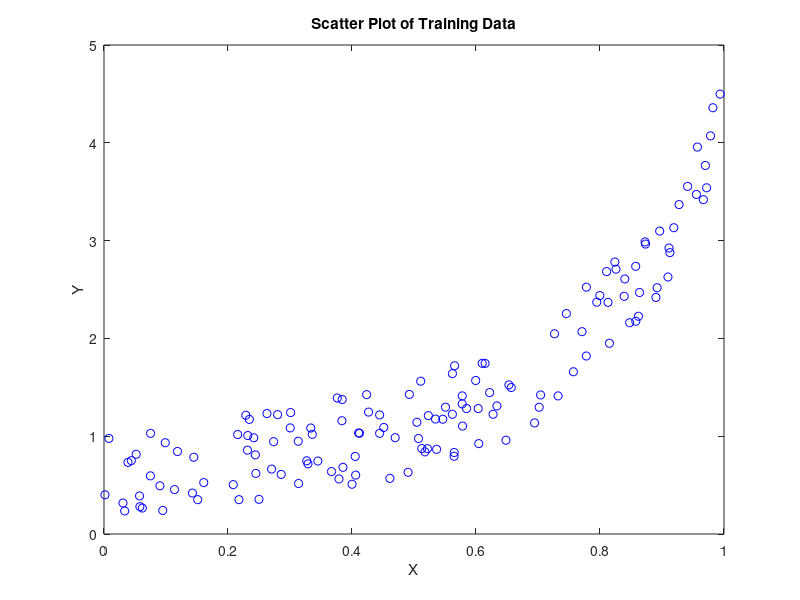

Write MATLAB code to recreate this figure. (Note: this script raises an error after producing the figure.)
%% CAB420 Assignment 1 
%   Shaun Sewell N9509623 
%
%% 1. Features, Classes, and Linear Regression

% (a) Plot the training data in a scatter plot.
mTrain = load('data/mTrainData.txt'); % Load training data
Xtr = mTrain(: ,1); Ytr = mTrain(: ,2); % Separate features

figure('name', 'Scatter Plot of Training Data');
plot (Xtr, Ytr, 'bo'); % Plot training data
xlabel('X');
ylabel('Y');
title('Scatter Plot of Training Data');

%Create a linear regression learner using the above functions. Plot it on
%the same plot as the training data.

regression_learner = linearReg(Xtr ,Ytr); % train a linear regression learner
predictor = predict(regression_learner , Xtr); % use it for prediction
xline = 0:.01:2 ; % transpose : make a column vector , like training x
yline = predict( regression_learner , polyx (xline ,2) ); % assuming quadratic features

figure('name', 'Linear Regression predictor');
plot(xline, yline, 'ro');
hold on % Plot training data and label figure.
plot (xtr, ytr, 'bo');
legend('Linear Predictor', 'Training Data');
title('Linear Regression predictor');